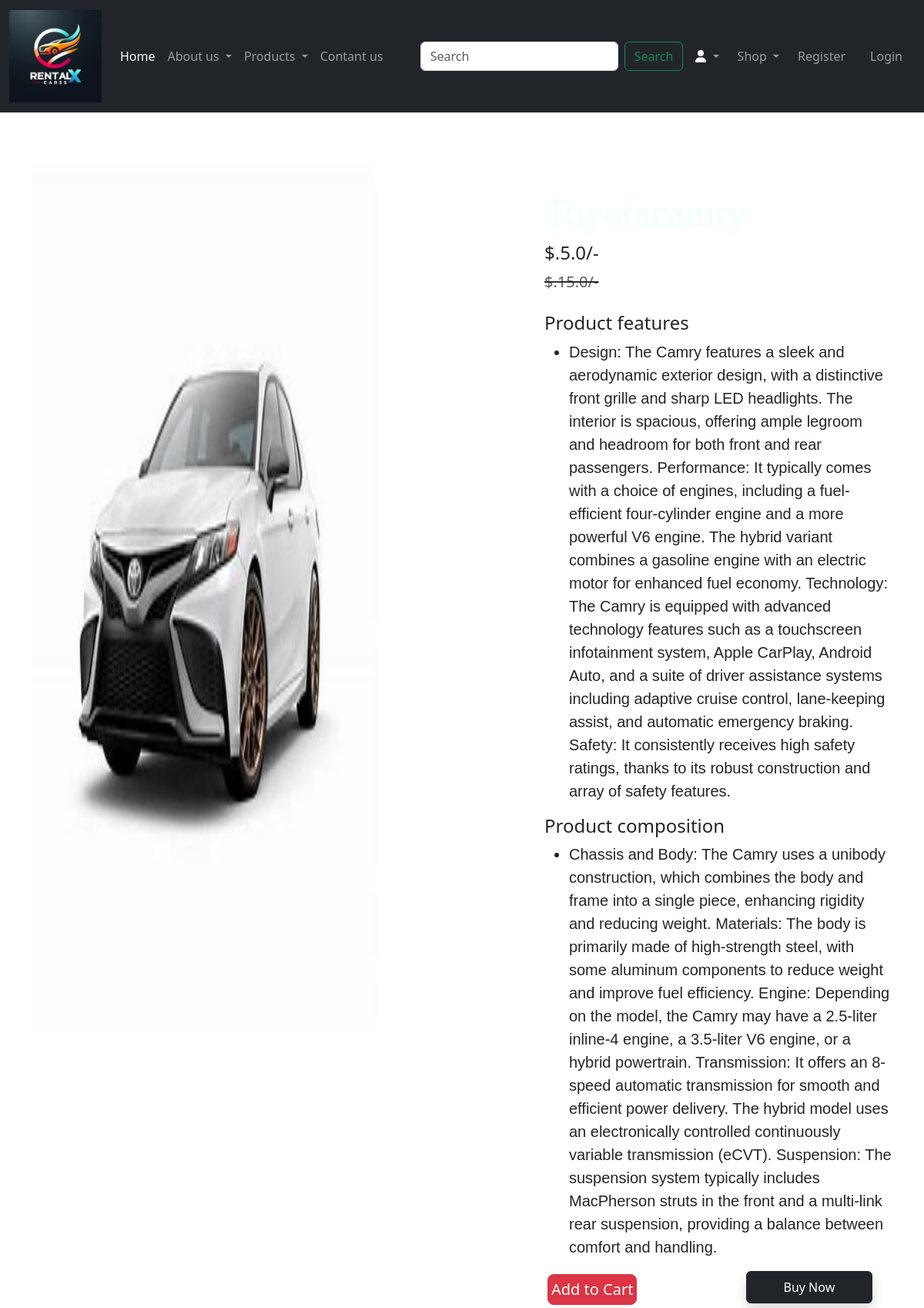
/productdetail/2, run on the app's committed database.
### app/models.py (models this page shows, shortened)
class Product(models.Model):
    title = models.CharField(max_length=100)
    selling_price = models.FloatField()
    discounted_price = models.FloatField()
    description = models.TextField()
    composition = models.TextField(default="")
    category = models.CharField(choices=CATEGORY_CHOICE,max_length=2)
    products_image = models.ImageField(upload_to="Product")

### app/views.py (the view)
# urls.py: path("productdetail/<int:pk>", views.Productdetail.as_view(), name="productdetail"),
class Productdetail(View):
    def get(self, request, pk):
        product = Product.objects.get(pk=pk)
        return render(request, "app/productdetails.html", locals())

### app/templates/app/productdetails.html (shortened to what this page needs)
{% extends 'app/base.html' %}
{% load static %}
{%block main-content %}
<div class="container">
   <div class="row flex justify-content-between">
      <div class="img2 col-lg-5 mt-5">
         <img src="{{product.products_image.url}}"
            class="image col-xs-6 col-sm-12 col-lg-12 mt-3 text-sm-center w-100 h-75" alt="">
      </div>
      <div class="productdetail col-lg-5">
         <h1 style="font-family: Georgia; font-size:50px;">{{product.title}}</h1>
         <h4> $.{{product.discounted_price}}/- </h4>
         <small class="text-decoration-line-through text-muted fs-5">
            <del>$.{{product.selling_price}}/- </small></del>
         <br><br>
         <h4>Product features</h4>
         <ul class="fs-5" style="font-family:Verdana, Geneva, Tahoma, sans-serif ;">
            <li> {{product.description}} </li>
         </ul>
         <h4>Product composition</h4>
         <ul class="fs-5" style="font-family:Verdana, Geneva, Tahoma, sans-serif ;">
            <li> {{product.composition}} </li>
         </ul>
         <div class="row">
            <div class="col-6">
               <form action="/add_to_cart" class="d-inline">
                  <button type="submit"
                     class="d-grid gap-2 btn1 btn btn-danger p-1 m-1 btn-lg text-decoration -none text-white ">Add to
                     Cart</button>
               </form>
            </div>
            <div class="col-6">
               <a href="" class="btn btn-dark shadow px-5 py-2 ms-4">Buy Now</a>
            </div>
         </div>
      </div>
   </div>
</div>
{% endblock main-content %}

### app/static/app/css/style.css (style rules this page uses)
* { margin: 0; padding: 0; box-sizing: border-box; }
h1 { color: azure; margin-top: 100px; }

### data on the page
Product: products_image (picture), discounted_price "5.0", selling_price "15.0", description "Design: The Camry features a sleek and aerodynamic exterior design, with a distinctive front grille and sharp LED headlights. The interior is spacious, offering ample legroom and headroom for both front and rear passengers. Performance: It typically comes with a choice of engines, including a fuel-efficient four-cylinder engine and a more powerful V6 engine. The hybrid variant combines a gasoline engine with an electric motor for enhanced fuel economy. Technology: The Camry is equipped with advanced technology features such as a touchscreen infotainment system, Apple CarPlay, Android Auto, and a suite of driver assistance systems including adaptive cruise control, lane-keeping assist, and…", composition "Chassis and Body: The Camry uses a unibody construction, which combines the body and frame into a single piece, enhancing rigidity and reducing weight. Materials: The body is primarily made of high-strength steel, with some aluminum components to reduce weight and improve fuel efficiency. Engine: Depending on the model, the Camry may have a 2.5-liter inline-4 engine, a 3.5-liter V6 engine, or a hybrid powertrain. Transmission: It offers an 8-speed automatic transmission for smooth and efficient power delivery. The hybrid model uses an electronically controlled continuously variable transmission (eCVT). Suspension: The suspension system typically includes MacPherson struts in the front and a…"
